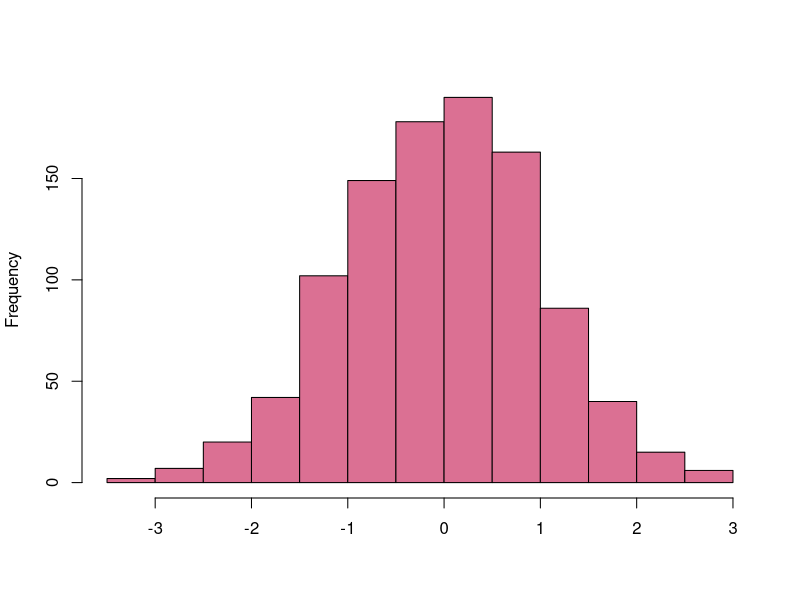
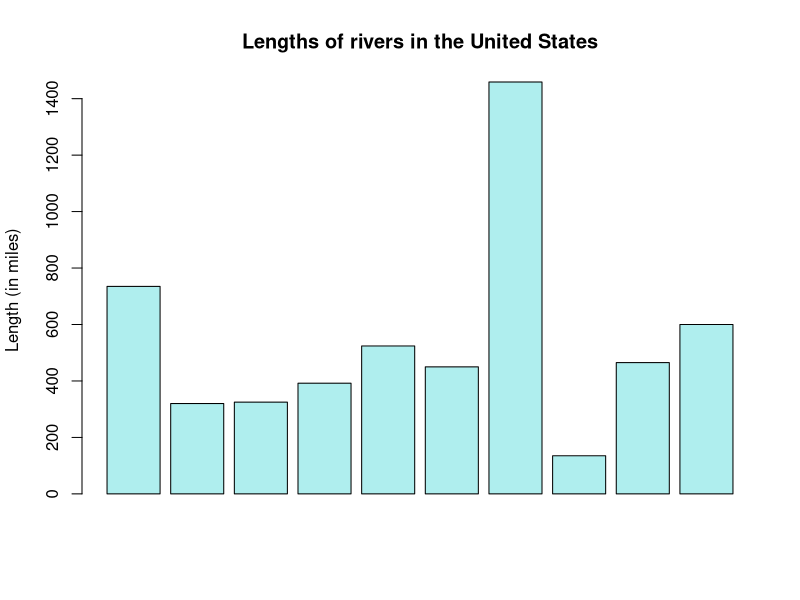
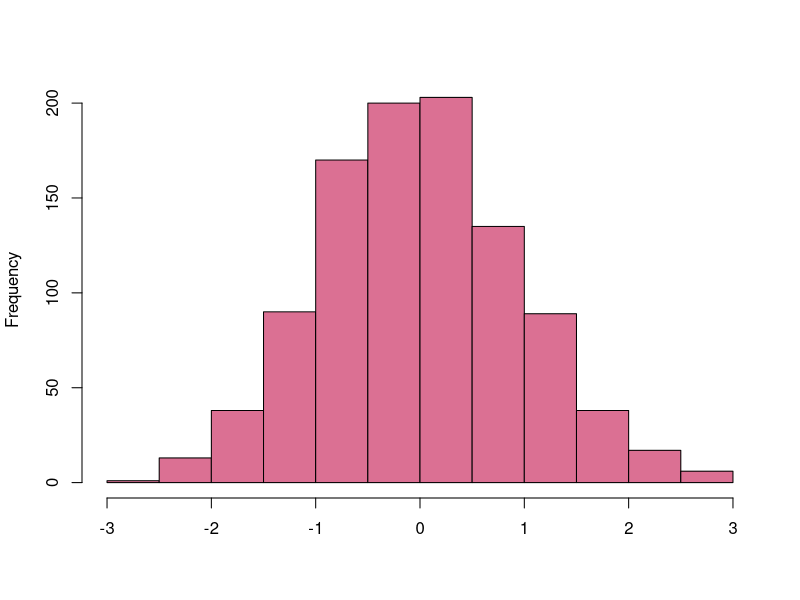
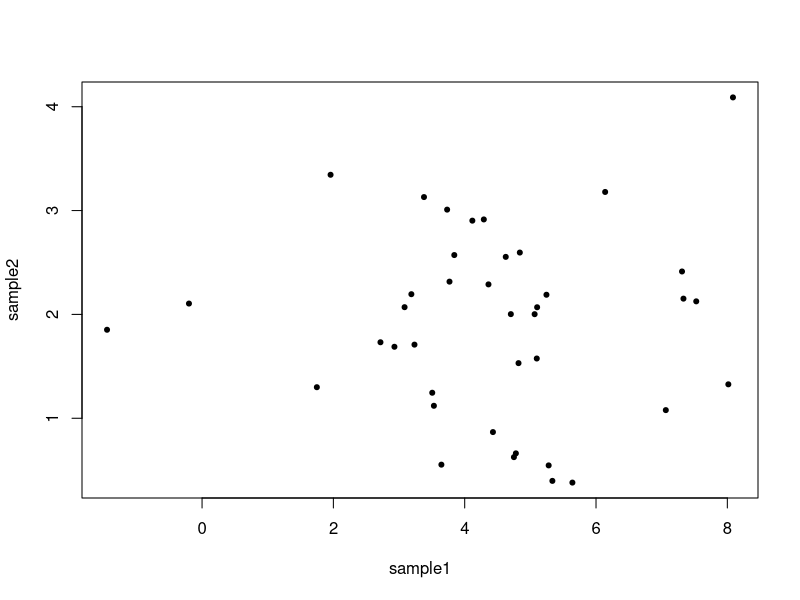
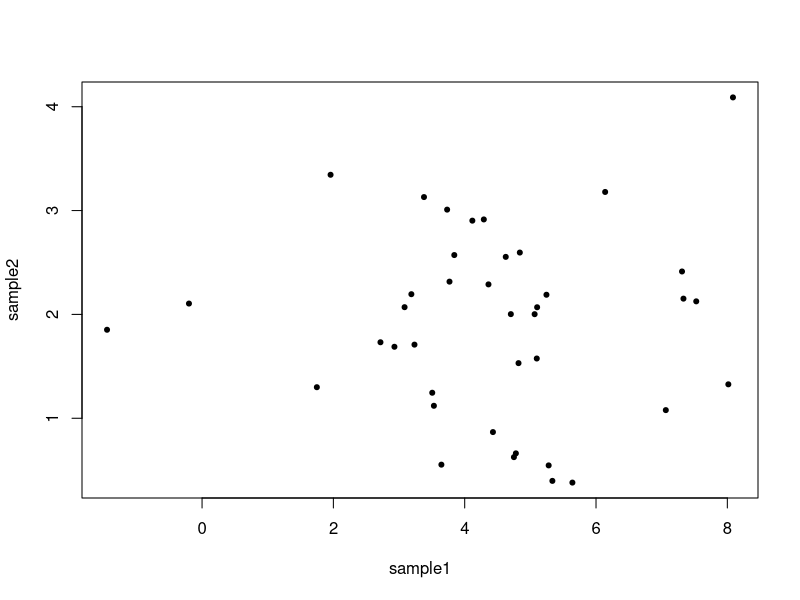
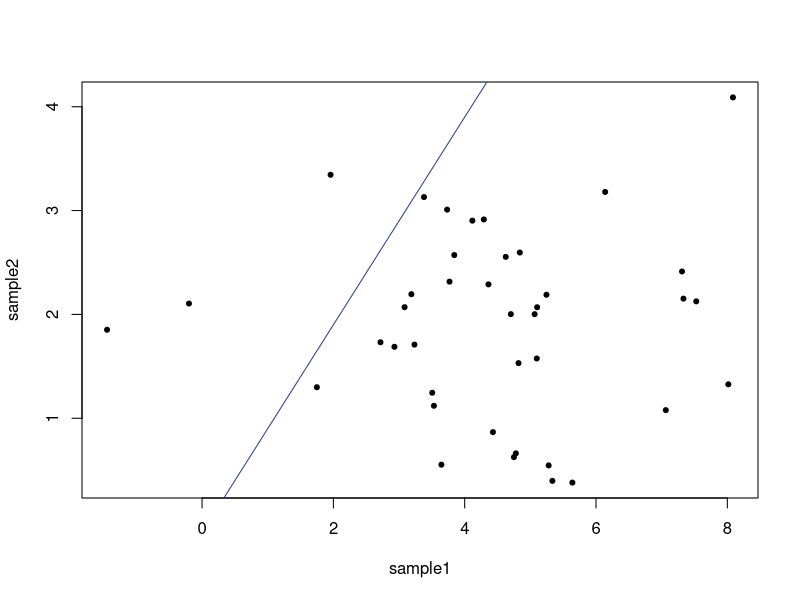
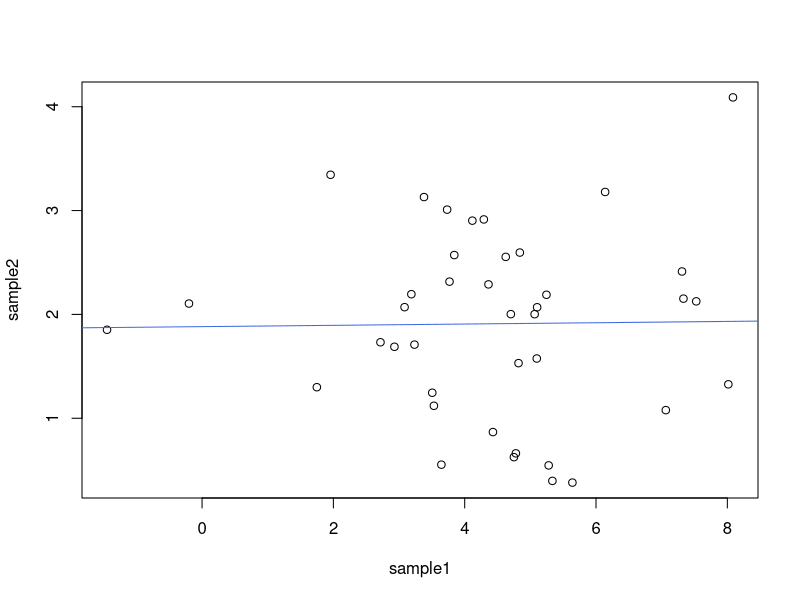
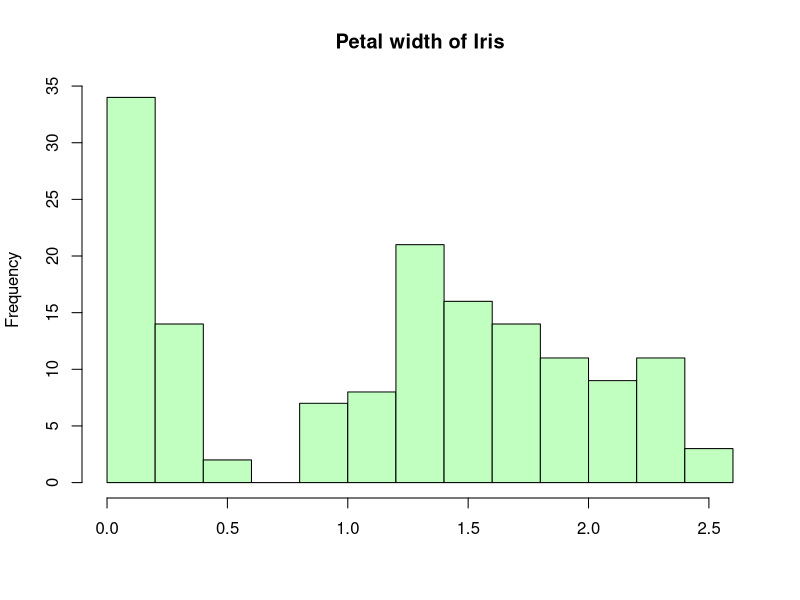

The R script that drew these images, in order: (Note: this script raises an error after producing the figures.)
## ---- chunk 1
7 + 4
3^2
10 %% 7
## ---- chunk 2
7 == 4
3 > 2
7 != 4
## ---- chunk 3
a <- (12 + 180) * 3
a
## ---- chunk 4
5 + 5  # this adds five and five 

# 10 + 10 this does not add ten and ten 
## ---- chunk 5
a <- 8 * 10
b <- 2 * 10
d <- a * b
d

# This is equivalent to: 
d <- 8 * 10 * 2 * 10
d
## ---- chunk 6
a <- c(3, 4, 5)
a
b <- c(3.24, 4.57, 5.03)
b
## ---- chunk 7
pets <- c("dog", "cat", "bird")
pets
## ---- chunk 8
# Make objects 
a <- sqrt(4 * 7)
b <- 6 * 5
g <- 9 * 2

# Combine
d <- c(a, b, g)
d
## ---- chunk 9
x <- 1:10
x
## ---- chunk 10
x <- seq(from = 1, to = 20, by = 2)
x
## ---- chunk 11
# create a vector 
height <- c(76, 72, 74, 74, 78)
height

height[1]  # extract the 1st element in the vector 
height[5]  # extract the 5th element
## ---- chunk 12
height <- c(76, 72, 74, 74, 78)

height[-1]
## ---- chunk 13
# Create a vector with named elements 
temp <- c(monday = 28.1, tuesday = 28.5, wednesday = 29.0, thursday = 30.1, friday = 30.2)
temp

temp["wednesday"]
temp[3]
## ---- chunk 14
y <- 5:50
y

y[y <= 10]   # extract all elements less than or equal to 10
y[y < 10 & y != 5]   # extract all elements less than 10 that are not equal to 5
## ---- chunk 15
seq(1, 10, 1)
seq(from = 1, to = 10, by = 1)
## ---- chunk 16
sum(c(3, 4, 5))
## ---- chunk 17
mean(seq(5, 100, 5))
## ---- chunk 18
x <- seq(5, 100, 5)

# use the vector x as the input to the function
mean(x)
## ---- chunk 19
help(mean)
## ---- chunk 20
?mean   # Same as help(mean) 
## ---- chunk 21
??robust
## ---- chunk 22
# two ways to load packages:
library(ggplot2)
require(ggplot2)
## ---- chunk 23
norm <- rnorm(n = 1000, mean = 0, sd = 1)  # create a vector of samples from a standard normal dist.
head(norm)  # view the first six elements of the vector
hist(norm, col = "palevioletred", main = "", xlab = "", ylab = "Frequency")  # plot the vector of samples as a histogram
## ---- chunk 24
# use the R dataset of the length of rivers in the United States (a univariate data set)
head(rivers)
barplot(height = rivers[1:10], col = "paleturquoise", main = "Lengths of rivers in the United States", ylab = "Length (in miles)")
## ---- chunk 25
# generate and visualize 100 random samples from a standard normal distribution
sample <- rnorm(1000)
hist(sample, col = "palevioletred", main = "", xlab = "", ylab = "Frequency")
## ---- chunk 26
x <- 1:100
sample(x, size = 20)  # sample without replacement
sample(x, size = 20, replace = TRUE)  # sample with replacement
## ---- chunk 27
sample1 <- rnorm(n = 40, mean = 4, sd = 2)  # random sample from a normal dist.
sample2 <- rnorm(n = 40, mean = 2, sd = 1)  # random sample from a different normal dist.
plot(formula = sample2 ~ sample1, pch = 20)
## ---- chunk 28
plot(x = sample1, y = sample2, pch = 20)
## ---- chunk 29
plot(sample1, sample2, pch = 20)
abline(a = -0.1, b = 1, col="royalblue4")
## ---- chunk 30
plot(sample1, sample2)
abline(lm(sample2 ~ sample1), col="royalblue")
## ---- chunk 31
head(trees)  # pre-loaded dataset in R - measurements of black cherry trees
## ---- chunk 32
head(iris)
## ---- chunk 33
head(iris)
## ---- chunk 34
iris[1, 1]  # first row, first column
iris[3, 3]  # third row, third column
## ---- chunk 35
iris[2, ]  # subset the entire second row 
iris[, 2]  # subset the entire second column 
## ---- chunk 36
iris[c(5, 7, 9), 1:2]
## ---- chunk 37
petal <- iris$Petal.Width  # subset of the column petal width

hist(petal, col = "darkseagreen1", main = "Petal width of Iris", xlab = "", ylab = "Frequency")  # make a histogram of petal width frequency
## ---- chunk 38
logi <- petal > 1  # which petal widths are greater than 1?
head(logi)

iris.subset <- iris[logi, ]  # subset of iris only including individuals where petal width is greater than 1

head(iris.subset)
## ---- chunk 39
iris.subset <- iris[iris$Petal.Length == 4,]
head(iris.subset)
## ---- chunk 40
versicolor.only <- iris[iris$Species == "versicolor", ]
head(versicolor.only)
## ---- chunk 41
versicolor.4 <- iris[iris$Petal.Length > 4 & iris$Species == "versicolor", ]  # subset of observations or only I. versicolor where petal length is greater than 4
head(versicolor.4)
## ---- chunk 42
df <- data.frame(x = 1:5, y = 6:2)
df
## ---- chunk 43
df <- data.frame(df, z = 41:45)  # adding new column z to previous df
df
## ---- chunk 44
df$z <- 41:45
df
## ---- chunk 45
df.subset <- df[, -3]
df.subset
## ---- chunk 46
df$z <- NULL
df
## ---- chunk 47
a <- matrix(1:9, ncol = 3, nrow = 3)
a
b <- as.data.frame(a)  # convert matrix to df

diag(b)  # function fails with df
diag(a)  # works with matrix

## ---- chunk 48
a <- matrix(1:9, ncol = 3, nrow = 3)
a
a[2, 2]
a[2, ]
## ---- chunk 49
getwd()
## ---- chunk 50
for (i in 1:5) {
    print(i)
}
## ---- chunk 51
x <- 1:10  # vector
x[6]   # vectors have one dimension
x[c(2, 6, 9)] 

m <- matrix(data = seq(0.1, 10, .1), nrow = 10, ncol = 10)  # matrix
m[6, 6]  # matrices have two dimensions
m[6, ]
## ---- chunk 52
x <- 1:10

sum(x)
mean(x)
## ---- chunk 53
for (i in 1:3) {
  print(i)
}
## ---- chunk 54
for (i in 1:4) {
    print(i^2)
}
## ---- chunk 55
x <- 2

for (i in 1:4) {
    x <- x^2
    print(x)
}
## ---- chunk 56
dogs <- 10
for (i in 1:5) {
    dogs <- dogs + 1
}
## ---- chunk 57
nameVector <- c("Harry", "Hermione", "Ron")

for (i in 1:length(nameVector)) {
    print(paste("Hi,", nameVector[i], sep = " "))
}
## ---- chunk 58
length(nameVector)  # the # of positions in nameVector

nameVector[1]  # the 1st position in nameVector

# combine text and index of a vector
paste("Hi,", nameVector[1], sep = " ") 
## ---- chunk 59
nameVector <- c("Harry", "Hermione", "Ron")

for (i in 1:length(nameVector)) {
    print(paste("Hi,", nameVector[i], sep = " "))
}
## ---- chunk 60
nameVector <- c("Harry", "Hermione", "Ron")

for (i in 1:length(nameVector)) {
    paste("Hi,", nameVector[i], sep = " ")
}
## ---- chunk 61
x <- c(1, 2, "blue")
x
typeof(x)
## ---- chunk 62
a <- list(numeric = seq(0, 0.25, 0.01), integer = 10:20, logical = c(TRUE, FALSE, FALSE), character = c("open", "closed", "closed", "open"))
a
## ---- chunk 63
x <- c(1, 2, 3, 4, 5)
y <- c(3, 6, 8, 10)

v <- c(x, y)  # create a vector
str(v)
l <- list(x, y)  # create a list
str(l)

v[2]  # index a vector 

l[[2]]  # index a list 
## ---- chunk 64
b <- list(1:4, c(3.25, 6.75, 8.175, 4.5), c("apples", "bananas", "oranges", "pears"))
b[2]  # returns a list
str(b[2])

b[[2]]  # returns numbers from list
str(b[[2]])
## ---- chunk 65
b[1] * b[2]  # can't do arithmatic on lists

b[[1]] * b[[2]]  # can do arithmatic on numbers
## ---- chunk 66
b[[2]]  # 2nd element of list 
b[[2]][2]  # 2nd element of 2nd element of list 
## ---- chunk 67
outputs <- c()  # create a blank vector

x <- rnorm(n = 10, mean = 1, sd = 0.5)  # vector that we will use in the loop

for (i in 1:length(x)) {
  outputs[i] <- x[i] * 10
}
outputs
## ---- chunk 68
output <- list()
for (x in 1:10) {
  output[x] <- sum(x + x^2)
}

output2 <- list()
for (x in 1:11) {
  output2[x + 1] <- sum(x + x^2)
}
## ---- chunk 69
if (3 > 2) {
  print("Yes")
}
## ---- chunk 70
x <- 1:5

for (i in 1:length(x)) {
  if (x[i] > 3) {
    print(paste(x[i],"is greater than 3"))
  }
  if (x[i] <= 3) {
    print(paste(x[i],"is less than or equal to 3"))
  }
}
## ---- chunk 71
x <- rpois(100, lambda = 2)
output <- c()

for (i in 1:length(x)) {
  if (x[i] == 0) {
    next
  } else {
    output[i] <- x[i]^2
  }
}
output
## ---- chunk 72
for (i in 1:length(x)) {
  if (x[i] > 3){
    break
    }
  if (x[i] <= 3) {
    print(paste(x[i],"is less than or equal to 3"))
    }
}
## ---- chunk 73
for (i in 1:length(x)) {
  if (x[i] == 4) {
    next
    }
  if (x[i] > 3) {
    print(paste(x[i],"is greater than 3"))
    }
  if (x[i] <= 3) {
    print(paste(x[i],"is less than or equal to 3"))
    }
  }
## ---- chunk 74
M <- matrix(rnorm(9), ncol = 3, nrow = 3)
M
apply(M, 1, median)  # median of rows 
apply(M, 2, median)  # median of columns 
## ---- chunk 75
med.M <- c()

for (i in 1:3) {
    med.M[i] <- median(M[, i])
}

med.M
## ---- chunk 76
# define a function, f
f <- function(x, y) {
  x + y
}

# call function f
f(x = 1, y = 3) 
## ---- chunk 77
x <- 2  # variable defined outside the function

g <- function() {
    y <- 1  # variable defined inside the function 
    c(x, y) 
}

g()  # function g looks for x one level above (in global environment)
## ---- chunk 78
f1 <- function(a, b) {
    x <- a + b 
    y <- (a + b)^2
    z <- a/b
}

f1(1, 2)  # doesn't return anything

f2 <- function(a, b) {
    x <- a + b 
    y <- (a + b)^2
    z <- a/b
    c(x, y, z)  # same result as writing return(c(x, y, z))
}

f2(1, 2)  # returns x, y, and z
## ---- chunk 79

params <- c(5, 25)
params

f3 <- function(p) {
    alpha <- p[1]
    beta <- p[2]
    alpha * beta
}

f3(params)
## ---- chunk 80
subtract <- function(a = 5, b = 2) {
    return(a - b)
}

subtract()
subtract(3, 6)
## ---- chunk 81
f4 <- function(x) {
  output <- c()
  for (i in 1:ncol(x)) {
    if(class(x[, i]) != "numeric") {
      output[i] <- NA
    }
    if(class(x[, i]) == "numeric") {
      output[i] <- mean(x[, i])
    }
  }
  names(output) <- colnames(x)
  return(output)
}
f4(iris)
## ---- chunk 82
plot(x = iris$Species, y = iris$Sepal.Length)

library(ggplot2)
ggplot(data = iris, aes(x = Species, y = Sepal.Length)) + geom_boxplot() + theme_classic()
## ---- chunk 83
library(ggplot2)
ggplot(data = iris, aes(x = Sepal.Length, y = Sepal.Width)) + geom_point()
## ---- chunk 84
state <- data.frame(state.x77, state.region, state.abb)
stateplot <- ggplot(data = state, aes(x = Population, y = Area))
stateplot + geom_point()
## ---- chunk 85
ggplot(data = state, aes(x = Population, y = Area)) + geom_point(size = 3)
## ---- chunk 86
ggplot(data = state, aes(x = Illiteracy, y = Murder, color = state.region)) + geom_point(size = 2)
## ---- chunk 87
ggplot(data = state, aes(x = Life.Exp, y = HS.Grad, color = state.region, shape = state.region)) + geom_point(size = 2)
## ---- chunk 88
d2 <- diamonds[sample(1:nrow(diamonds), 1000), ]
## ---- chunk 89
ggplot(data = d2, aes(x = carat, y = price, color = color)) + geom_point()
## ---- chunk 90
ggplot(iris, aes(x = Species,y = Sepal.Length)) + geom_boxplot()
## ---- chunk 91
ggplot(faithful, aes(x = waiting)) + geom_histogram(binwidth = 8, color = "black", fill = "paleturquoise")
## ---- chunk 92
ggplot(iris, aes(x = Species, y = Sepal.Length)) + geom_bar(stat = "identity")
## ---- chunk 93
ggplot(mtcars, aes(x = wt, y = mpg, color = as.factor(cyl))) + geom_line()
## ---- chunk 94
ggplot(faithful, aes(waiting)) + geom_density(fill = "thistle")
## ---- chunk 95
ggplot(iris, aes(Sepal.Length)) + geom_histogram() + facet_grid(Species ~ .)
## ---- chunk 96
ggplot(iris, aes(Sepal.Length)) + geom_histogram() + facet_grid(. ~ Species)
## ---- chunk 97
ggplot(iris, aes(x = Sepal.Length, y = Sepal.Width, color = Species)) + geom_point() + stat_smooth(method = "lm")
## ---- chunk 98
ggplot(data = state, aes(x = Population, y = Area, color = state.region)) + scale_y_log10() + scale_x_log10() + geom_point()
## ---- chunk 99
ggplot(data = state, aes(x = Population, y = Area, color = state.region)) + scale_y_log10() + scale_x_log10() + geom_point() + scale_colour_manual(values = c("palegreen3","palevioletred3","peachpuff3", "paleturquoise3"))
## ---- chunk 100
ggplot(data = state, aes(x = Life.Exp, y = HS.Grad, color = state.region, shape = state.region)) + geom_point(size = 2) + labs(title = "US States, 1977", x = "Life expectancy (in years)", y = "High school graduation rate (percent)")
## ---- chunk 101
ggplot(data = state, aes(x = Life.Exp, y = HS.Grad, color = state.region, shape = state.region)) + geom_point(size = 2) + labs(title = "US States, 1977", x = "Life expectancy (in years)", y = "High school graduation rate (percent)") + geom_text(aes(label = state.abb, size = 2, hjust = 0, vjust = 0))
## ---- chunk 102
ggplot(iris, aes(Species, Sepal.Length)) + geom_bar(stat = "identity") + theme_classic(base_family = "Helvetica", base_size = 14)
## ---- chunk 103
xvar <- rnorm(100)
yvar <- rnorm(100)
df <- data.frame(xvar, yvar)  # coerce to data frame 
ggplot(df, aes(xvar, yvar)) + geom_point()
## ---- chunk 104
df <- data.frame(spA = rnorm(100,50,1),
           spB = rnorm(100,75,5),
           spC = rnorm(100,20,0.5),
           spD = rnorm(100,25,0.75))
## ---- chunk 105
head(df)
dim(df)
## ---- chunk 106
df2 <- data.frame(species = rep(c("A","B","C","D"), 100), weight = rnorm(400, 75, 5))
## ---- chunk 107
head(df2)
dim(df2)
## ---- chunk 108
# make some fake "wide" data
df <- data.frame(A = rnorm(100, 50, 6), B = rnorm(100, 75, 5), C = rnorm(100, 50, 4), D = rnorm(100, 55, 3))
head(df)
## ---- chunk 109
library(reshape2)
df2 <- melt(data = df)
head(df2)
dim(df2)
## ---- chunk 110
ggplot(df2, aes(x = value)) + geom_histogram() + facet_grid(. ~ variable)
